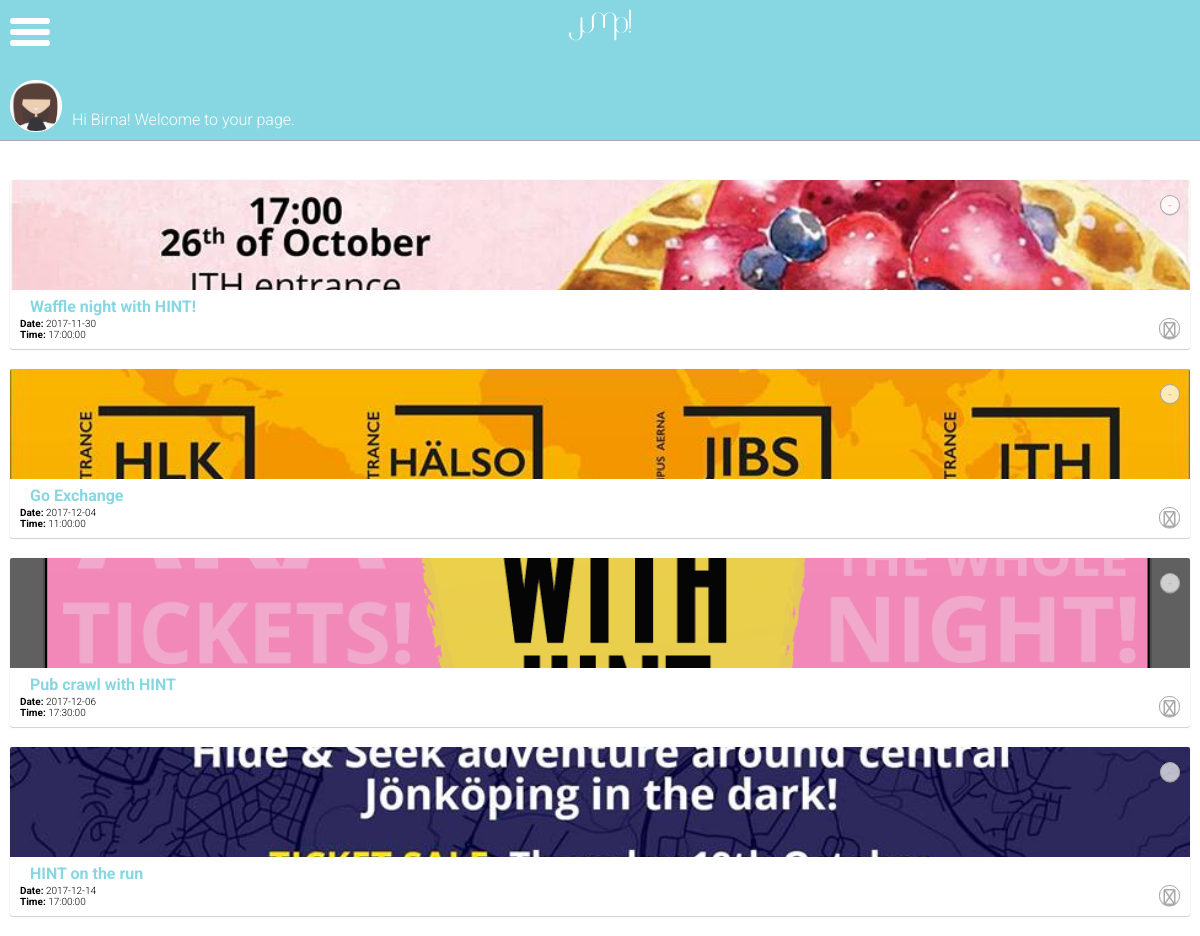
/user.php (signed in), run on the app's committed database.
### tables this page shows
CREATE TABLE `Users` (
  `userID` int(11) NOT NULL,
  `type` varchar(13) NOT NULL,
  `userpass` char(255) NOT NULL,
  `email` char(255) NOT NULL,
  `image` varchar(255) NOT NULL,
  `school` varchar(50) NOT NULL,
  `firstname` char(255) NOT NULL,
  `lastname` char(255) NOT NULL,
  `organisation` char(255) NOT NULL
);

CREATE TABLE `Events` (
  `eventID` int(11) NOT NULL,
  `title` char(255) NOT NULL,
  `description` varchar(2000) NOT NULL,
  `startdate` date NOT NULL,
  `enddate` int(11) NOT NULL,
  `time` time NOT NULL,
  `price` int(11) NOT NULL,
  `location` char(255) NOT NULL,
  `image` varchar(255) NOT NULL,
  `link` char(255) NOT NULL,
  `host` char(255) NOT NULL,
  `school` int(1) NOT NULL,
  `country` int(11) NOT NULL
);

### user.php (the view, shortened to what this page needs)
<?php
include("header.php");
include("menu.php");
include("userinfo.php");
@ $db = new mysqli($dbserver, $dbuser, $dbpass, $dbname);
$userID = $_SESSION['userID'];
?>
<div style="margin-top: 150px;" class="allEvents">
<?php
  $query = "SELECT Events.eventID, Events.title, Events.description, Events.startdate, Events.enddate, Events.time, Events.price, Events.location, Events.image, Events.link, Events.host FROM Events
  JOIN Attend on Events.eventID = Attend.eventID
  JOIN Users on Users.userID = Attend.userID
  WHERE Users.userID = '{$userID}'";
  $stmt = $db->prepare($query);
  $stmt->bind_result($eventID, $title, $description, $startdate, $enddate, $time, $price, $location, $image, $link, $host);
  $stmt->execute();
  while($stmt->fetch()){ ?>
 <div class="eventContainerOne">
      <div class="imgContainer" style="background-image: url('uploadedfiles/<?php echo "$image"; ?>');"></div>
      <form method="POST" action='user.php'>
            <input type="submit" value="-" class="plusBtn" name="minus">
        </form>
      <div class="infoContainer">
        <p class="eventTitle">
           <?php
              echo "<h4>$title</h4> <p><strong>Date:</strong> $startdate</p> <p><strong>Time: </strong> $time</p>";
            ?>
        </p>
        <a href="#" class="expanderBtn">
            <i class="fa fa-angle-down" aria-hidden="true"></i>
        </a>
      </div>
  </div>
 <?php  } ?>
 </div>
<?php
include("footer.php");
?>

### userinfo.php (shortened to what this page needs)
<?php
@ $db = new mysqli($dbserver, $dbuser, $dbpass, $dbname);
$userID = $_SESSION['userID'];
$userquery = "SELECT type, image FROM Users WHERE userID = '{$userID}' ";
$stmt = $db->prepare($userquery);
$stmt->bind_result($type, $image);
$stmt->execute();
while($stmt->fetch()){
  if ($type == 'organisation' || $type == 'student'){?>
      <div class="userInfo">
          <div class="userImg" style="background-image: url('uploadedfiles/<?php echo "$image"; ?>');"></div>
          <div class="userWelcome">Hi <?php
              echo $_SESSION['username'];
              ?>! Welcome to your page.
          </div>
      </div>
<?php
    }else if ($type == 'admin'){?>
        <div class="userInfo">
            <div class="userImg" style="background-image: url('../uploadedfiles/<?php echo "$image"; ?>');"></div>
            <div class="userWelcome">Hi <?php
                echo $_SESSION['username'];
                echo $_SESSION['organisation'];
                ?>! Welcome to your page.
            </div>
        </div>
    <?php
    }
} ?>

### css/main.css (style rules this page uses)
body { margin: 0; padding: 0; }
p { margin: 0; padding: 0; padding-left: 10px; font-family: 'Roboto', sans-serif; font-size: 10px; font-weight: 300; }
h4 { font-family: 'Roboto', sans-serif; margin: 7px 0 2px; padding-left: 10px; color: #87d7e2; }
a { text-decoration: none; }
div.allEvents { background-size: cover; background-repeat: no-repeat; background-position: center center; width: 100vw; height: 100vh; padding: 10px; box-sizing: border-box; margin-top: 60px; }
div.allEvents div.eventContainer, div.allEvents div.eventContainerFirst, div.allEvents div.eventContainerOne { width: 100%; box-shadow: 0px 0.5px 1px #a9a9a9; border-radius: 2px; margin-top: 20px; position: relative; }
div.allEvents div.eventContainer div.imgContainer, div.allEvents div.eventContainerFirst div.imgContainer, div.allEvents div.eventContainerOne div.imgContainer { background-size: cover; background-repeat: no-repeat; background-position: center center; width: 100%; height: 50px; border-radius: 2px 2px 0 0; }
div.allEvents div.eventContainer form, div.allEvents div.eventContainerFirst form, div.allEvents div.eventContainerOne form { position: absolute; top: 15px; right: 10px; }
div.allEvents div.eventContainer form input.plusBtn, div.allEvents div.eventContainerFirst form input.plusBtn, div.allEvents div.eventContainerOne form input.plusBtn, div.allEvents div.eventContainer form input.editBtn, div.allEvents div.eventContainerFirst form input.editBtn, div.allEvents div.eventContainerOne form input.editBtn { width: 20px; height: 20px; background: rgba(255, 255, 255, 0.7); border: solid 0.4px #a9a9a9; border-radius: 10px; box-shadow: 0px 0.5px 0.5px #a9a9a9; font-weight: 300; font-family: 'Roboto', sans-serif; color: #a9a9a9; }
div.allEvents div.eventContainer div.infoContainer, div.allEvents div.eventContainerFirst div.infoContainer, div.allEvents div.eventContainerOne div.infoContainer { overflow: hidden; }
div.allEvents div.eventContainer div.infoContainer p.eventTitle, div.allEvents div.eventContainerFirst div.infoContainer p.eventTitle, div.allEvents div.eventContainerOne div.infoContainer p.eventTitle { font-weight: 400; margin-top: 20px; float: left; padding: 0 10px; }
div.userInfo { width: 100%; height: 80px; background: #87d7e2; box-shadow: 0px 0.5px 0.5px #a9a9a9; position: fixed; top: 60px; left: 0; z-index: 20; }
div.userInfo div.userImg { width: 50px; height: 50px; background-size: cover; background-repeat: no-repeat; background-position: center center; border-radius: 25px; border: solid 1px white; float: left; margin: 20px 5px 0 10px; }
div.userInfo div.userWelcome { font-family: 'Roboto', sans-serif; font-weight: 300; color: white; float: left; margin: 50px 0 0 5px; }
div.allEvents div.eventContainer div.imgContainer, div.allEvents div.eventContainerFirst div.imgContainer, div.allEvents div.eventContainerOne div.imgContainer { background-size: cover; background-repeat: no-repeat; background-position: center center; width: 100%; height: 110px; border-radius: 2px 2px 0 0; }
div.allEvents div.eventContainer div.infoContainer a, div.allEvents div.eventContainerFirst div.infoContainer a, div.allEvents div.eventContainerOne div.infoContainer a { margin: -22px 10px 10px; float: right; width: 19px; height: 19px; background: none; border: solid 0.4px #a9a9a9; border-radius: 10px; box-shadow: 0px 0.5px 0.5px #a9a9a9; text-align: center; vertical-align: middle; align-content: center; }
div.allEvents div.eventContainer div.infoContainer a i.fa.fa-angle-down, div.allEvents div.eventContainerFirst div.infoContainer a i.fa.fa-angle-down, div.allEvents div.eventContainerOne div.infoContainer a i.fa.fa-angle-down { color: #a9a9a9; padding: 3px; font-weight: 100; }

### data on the page
users: image (picture)
events: image (picture), title "Waffle night with HINT!", startdate "2017-11-30", time "17:00:00"
events: image (picture), title "Go Exchange", startdate "2017-12-04", time "11:00:00"
events: image (picture), title "Pub crawl with HINT", startdate "2017-12-06", time "17:30:00"
events: image (picture), title "HINT on the run", startdate "2017-12-14", time "17:00:00"
